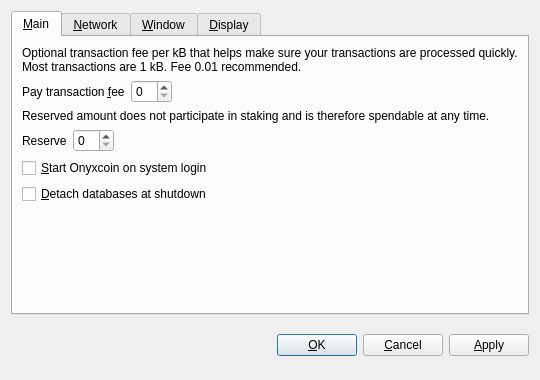
<?xml version="1.0" encoding="UTF-8"?>
<ui version="4.0">
 <class>OptionsDialog</class>
 <widget class="QDialog" name="OptionsDialog">
  <property name="geometry">
   <rect>
    <x>0</x>
    <y>0</y>
    <width>540</width>
    <height>380</height>
   </rect>
  </property>
  <property name="windowTitle">
   <string>Options</string>
  </property>
  <property name="modal">
   <bool>true</bool>
  </property>
  <layout class="QVBoxLayout" name="verticalLayout">
   <item>
    <widget class="QTabWidget" name="tabWidget">
     <property name="tabPosition">
      <enum>QTabWidget::North</enum>
     </property>
     <property name="currentIndex">
      <number>0</number>
     </property>
     <widget class="QWidget" name="tabMain">
      <attribute name="title">
       <string>&amp;Main</string>
      </attribute>
      <layout class="QVBoxLayout" name="verticalLayout_Main">
       <item>
        <widget class="QLabel" name="transactionFeeInfoLabel">
         <property name="text">
          <string>Optional transaction fee per kB that helps make sure your transactions are processed quickly. Most transactions are 1 kB. Fee 0.01 recommended.</string>
         </property>
         <property name="textFormat">
          <enum>Qt::PlainText</enum>
         </property>
         <property name="wordWrap">
          <bool>true</bool>
         </property>
        </widget>
       </item>
       <item>
        <layout class="QHBoxLayout" name="horizontalLayoutFee">
         <item>
          <widget class="QLabel" name="transactionFeeLabel">
           <property name="text">
            <string>Pay transaction &amp;fee</string>
           </property>
           <property name="textFormat">
            <enum>Qt::PlainText</enum>
           </property>
           <property name="buddy">
            <cstring>transactionFee</cstring>
           </property>
          </widget>
         </item>
         <item>
          <widget class="BitcoinAmountField" name="transactionFee"/>
         </item>
         <item>
          <spacer name="horizontalSpacerFee">
           <property name="orientation">
            <enum>Qt::Horizontal</enum>
           </property>
           <property name="sizeHint" stdset="0">
            <size>
             <width>40</width>
             <height>20</height>
            </size>
           </property>
          </spacer>
         </item>
        </layout>
       </item>
       <item>
        <widget class="QLabel" name="reserveBalanceInfoLabel">
         <property name="text">
          <string>Reserved amount does not participate in staking and is therefore spendable at any time.</string>
         </property>
         <property name="textFormat">
          <enum>Qt::PlainText</enum>
         </property>
         <property name="wordWrap">
          <bool>true</bool>
         </property>
        </widget>
       </item>
       <item>
        <layout class="QHBoxLayout" name="horizontalLayoutReserveBalance">
         <item>
          <widget class="QLabel" name="reserveBalanceLabel">
           <property name="text">
            <string>Reserve</string>
           </property>
           <property name="textFormat">
            <enum>Qt::PlainText</enum>
           </property>
           <property name="buddy">
            <cstring>reserveBalance</cstring>
           </property>
          </widget>
         </item>
         <item>
          <widget class="BitcoinAmountField" name="reserveBalance"/>
         </item>
         <item>
          <spacer name="horizontalSpacerReserveBalance">
           <property name="orientation">
            <enum>Qt::Horizontal</enum>
           </property>
           <property name="sizeHint" stdset="0">
            <size>
             <width>40</width>
             <height>20</height>
            </size>
           </property>
          </spacer>
         </item>
        </layout>
       </item>
       <item>
        <widget class="QCheckBox" name="bitcoinAtStartup">
         <property name="toolTip">
          <string>Automatically start Onyxcoin after logging in to the system.</string>
         </property>
         <property name="text">
          <string>&amp;Start Onyxcoin on system login</string>
         </property>
        </widget>
       </item>
       <item>
        <widget class="QCheckBox" name="detachDatabases">
         <property name="toolTip">
          <string>Detach block and address databases at shutdown. This means they can be moved to another data directory, but it slows down shutdown. The wallet is always detached.</string>
         </property>
         <property name="text">
          <string>&amp;Detach databases at shutdown</string>
         </property>
        </widget>
       </item>
       <item>
        <spacer name="verticalSpacer_Main">
         <property name="orientation">
          <enum>Qt::Vertical</enum>
         </property>
         <property name="sizeHint" stdset="0">
          <size>
           <width>20</width>
           <height>40</height>
          </size>
         </property>
        </spacer>
       </item>
      </layout>
     </widget>
     <widget class="QWidget" name="tabNetwork">
      <attribute name="title">
       <string>&amp;Network</string>
      </attribute>
      <layout class="QVBoxLayout" name="verticalLayout_Network">
       <item>
        <widget class="QCheckBox" name="mapPortUpnp">
         <property name="toolTip">
          <string>Automatically open the Onyxcoin client port on the router. This only works when your router supports UPnP and it is enabled.</string>
         </property>
         <property name="text">
          <string>Map port using &amp;UPnP</string>
         </property>
        </widget>
       </item>
       <item>
        <widget class="QCheckBox" name="connectSocks">
         <property name="toolTip">
          <string>Connect to the Onyxcoin network through a SOCKS proxy (e.g. when connecting through Tor).</string>
         </property>
         <property name="text">
          <string>&amp;Connect through SOCKS proxy:</string>
         </property>
        </widget>
       </item>
       <item>
        <layout class="QHBoxLayout" name="horizontalLayout_Network">
         <item>
          <widget class="QLabel" name="proxyIpLabel">
           <property name="text">
            <string>Proxy &amp;IP:</string>
           </property>
           <property name="textFormat">
            <enum>Qt::PlainText</enum>
           </property>
           <property name="buddy">
            <cstring>proxyIp</cstring>
           </property>
          </widget>
         </item>
         <item>
          <widget class="QValidatedLineEdit" name="proxyIp">
           <property name="maximumSize">
            <size>
             <width>140</width>
             <height>16777215</height>
            </size>
           </property>
           <property name="toolTip">
            <string>IP address of the proxy (e.g. 127.0.0.1)</string>
           </property>
          </widget>
         </item>
         <item>
          <widget class="QLabel" name="proxyPortLabel">
           <property name="text">
            <string>&amp;Port:</string>
           </property>
           <property name="textFormat">
            <enum>Qt::PlainText</enum>
           </property>
           <property name="buddy">
            <cstring>proxyPort</cstring>
           </property>
          </widget>
         </item>
         <item>
          <widget class="QLineEdit" name="proxyPort">
           <property name="maximumSize">
            <size>
             <width>55</width>
             <height>16777215</height>
            </size>
           </property>
           <property name="toolTip">
            <string>Port of the proxy (e.g. 9050)</string>
           </property>
          </widget>
         </item>
         <item>
          <widget class="QLabel" name="socksVersionLabel">
           <property name="text">
            <string>SOCKS &amp;Version:</string>
           </property>
           <property name="textFormat">
            <enum>Qt::PlainText</enum>
           </property>
           <property name="buddy">
            <cstring>socksVersion</cstring>
           </property>
          </widget>
         </item>
         <item>
          <widget class="QValueComboBox" name="socksVersion">
           <property name="toolTip">
            <string>SOCKS version of the proxy (e.g. 5)</string>
           </property>
          </widget>
         </item>
         <item>
          <spacer name="horizontalSpacer_Network">
           <property name="orientation">
            <enum>Qt::Horizontal</enum>
           </property>
           <property name="sizeHint" stdset="0">
            <size>
             <width>40</width>
             <height>20</height>
            </size>
           </property>
          </spacer>
         </item>
        </layout>
       </item>
       <item>
        <spacer name="verticalSpacer_Network">
         <property name="orientation">
          <enum>Qt::Vertical</enum>
         </property>
         <property name="sizeHint" stdset="0">
          <size>
           <width>20</width>
           <height>40</height>
          </size>
         </property>
        </spacer>
       </item>
      </layout>
     </widget>
     <widget class="QWidget" name="tabWindow">
      <attribute name="title">
       <string>&amp;Window</string>
      </attribute>
      <layout class="QVBoxLayout" name="verticalLayout_Window">
       <item>
        <widget class="QCheckBox" name="minimizeToTray">
         <property name="toolTip">
          <string>Show only a tray icon after minimizing the window.</string>
         </property>
         <property name="text">
          <string>&amp;Minimize to the tray instead of the taskbar</string>
         </property>
        </widget>
       </item>
       <item>
        <widget class="QCheckBox" name="minimizeOnClose">
         <property name="toolTip">
          <string>Minimize instead of exit the application when the window is closed. When this option is enabled, the application will be closed only after selecting Quit in the menu.</string>
         </property>
         <property name="text">
          <string>M&amp;inimize on close</string>
         </property>
        </widget>
       </item>
       <item>
        <spacer name="verticalSpacer_Window">
         <property name="orientation">
          <enum>Qt::Vertical</enum>
         </property>
         <property name="sizeHint" stdset="0">
          <size>
           <width>20</width>
           <height>40</height>
          </size>
         </property>
        </spacer>
       </item>
      </layout>
     </widget>
     <widget class="QWidget" name="tabDisplay">
      <attribute name="title">
       <string>&amp;Display</string>
      </attribute>
      <layout class="QVBoxLayout" name="verticalLayout_Display">
       <item>
        <layout class="QHBoxLayout" name="horizontalLayout_1_Display">
         <item>
          <widget class="QLabel" name="langLabel">
           <property name="text">
            <string>User Interface &amp;language:</string>
           </property>
           <property name="textFormat">
            <enum>Qt::PlainText</enum>
           </property>
           <property name="buddy">
            <cstring>lang</cstring>
           </property>
          </widget>
         </item>
         <item>
          <widget class="QValueComboBox" name="lang">
           <property name="toolTip">
            <string>The user interface language can be set here. This setting will take effect after restarting Onyxcoin.</string>
           </property>
          </widget>
         </item>
        </layout>
       </item>
       <item>
        <layout class="QHBoxLayout" name="horizontalLayout_2_Display">
         <item>
          <widget class="QLabel" name="unitLabel">
           <property name="text">
            <string>&amp;Unit to show amounts in:</string>
           </property>
           <property name="textFormat">
            <enum>Qt::PlainText</enum>
           </property>
           <property name="buddy">
            <cstring>unit</cstring>
           </property>
          </widget>
         </item>
         <item>
          <widget class="QValueComboBox" name="unit">
           <property name="toolTip">
            <string>Choose the default subdivision unit to show in the interface and when sending coins.</string>
           </property>
          </widget>
         </item>
        </layout>
       </item>
       <item>
        <widget class="QCheckBox" name="displayAddresses">
         <property name="toolTip">
          <string>Whether to show Onyxcoin addresses in the transaction list or not.</string>
         </property>
         <property name="text">
          <string>&amp;Display addresses in transaction list</string>
         </property>
        </widget>
       </item>
       <item>
        <widget class="QCheckBox" name="coinControlFeatures">
         <property name="toolTip">
          <string>Whether to show coin control features or not.</string>
         </property>
         <property name="text">
          <string>Display coin &amp;control features (experts only!)</string>
         </property>
        </widget>
       </item>
       <item>
        <spacer name="verticalSpacer_Display">
         <property name="orientation">
          <enum>Qt::Vertical</enum>
         </property>
         <property name="sizeHint" stdset="0">
          <size>
           <width>20</width>
           <height>40</height>
          </size>
         </property>
        </spacer>
       </item>
      </layout>
     </widget>
    </widget>
   </item>
   <item>
    <layout class="QHBoxLayout" name="horizontalLayout_Buttons">
     <item>
      <spacer name="horizontalSpacer_1">
       <property name="orientation">
        <enum>Qt::Horizontal</enum>
       </property>
       <property name="sizeHint" stdset="0">
        <size>
         <width>40</width>
         <height>48</height>
        </size>
       </property>
      </spacer>
     </item>
     <item>
      <widget class="QLabel" name="statusLabel">
       <property name="font">
        <font>
         <weight>75</weight>
         <bold>true</bold>
        </font>
       </property>
       <property name="text">
        <string/>
       </property>
       <property name="textFormat">
        <enum>Qt::PlainText</enum>
       </property>
       <property name="wordWrap">
        <bool>true</bool>
       </property>
      </widget>
     </item>
     <item>
      <spacer name="horizontalSpacer_2">
       <property name="orientation">
        <enum>Qt::Horizontal</enum>
       </property>
       <property name="sizeHint" stdset="0">
        <size>
         <width>40</width>
         <height>48</height>
        </size>
       </property>
      </spacer>
     </item>
     <item>
      <widget class="QPushButton" name="okButton">
       <property name="text">
        <string>&amp;OK</string>
       </property>
      </widget>
     </item>
     <item>
      <widget class="QPushButton" name="cancelButton">
       <property name="text">
        <string>&amp;Cancel</string>
       </property>
       <property name="autoDefault">
        <bool>false</bool>
       </property>
      </widget>
     </item>
     <item>
      <widget class="QPushButton" name="applyButton">
       <property name="text">
        <string>&amp;Apply</string>
       </property>
       <property name="autoDefault">
        <bool>false</bool>
       </property>
      </widget>
     </item>
    </layout>
   </item>
  </layout>
 </widget>
 <customwidgets>
  <customwidget>
   <class>BitcoinAmountField</class>
   <extends>QSpinBox</extends>
   <header>bitcoinamountfield.h</header>
  </customwidget>
  <customwidget>
   <class>QValueComboBox</class>
   <extends>QComboBox</extends>
   <header>qvaluecombobox.h</header>
  </customwidget>
  <customwidget>
   <class>QValidatedLineEdit</class>
   <extends>QLineEdit</extends>
   <header>qvalidatedlineedit.h</header>
  </customwidget>
 </customwidgets>
 <resources/>
 <connections/>
</ui>
